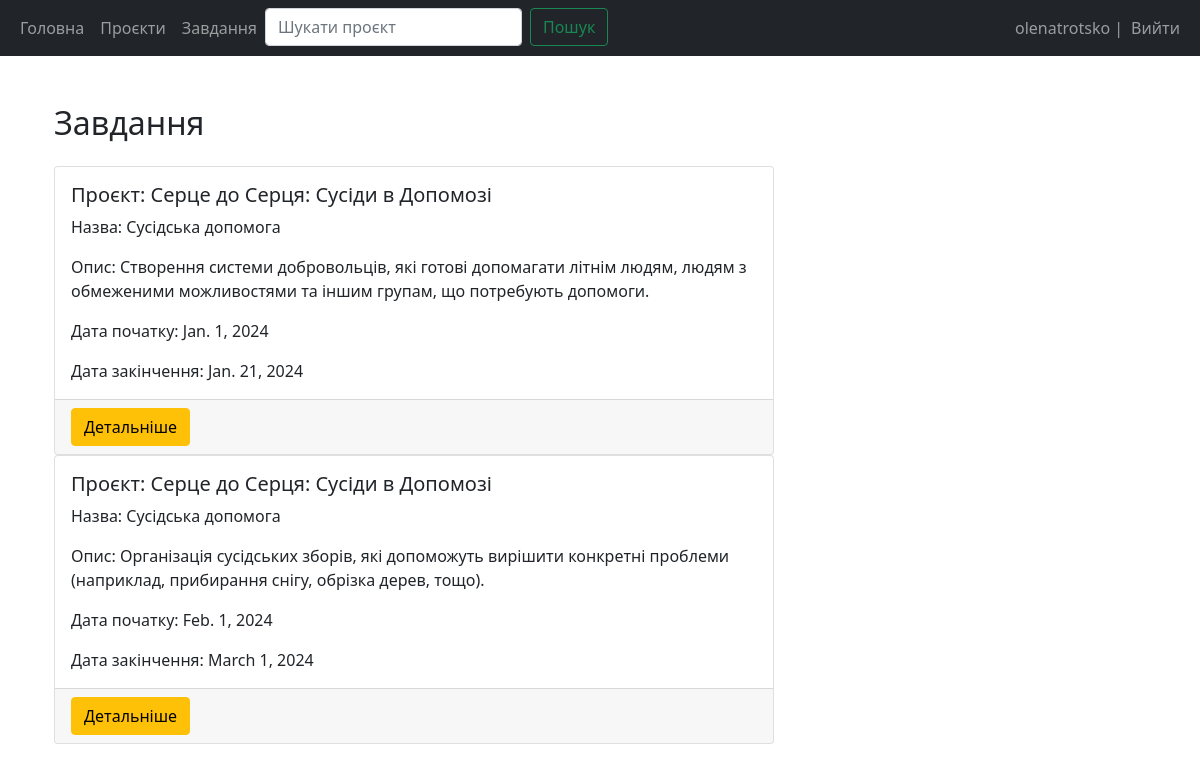
Page /view-tasks/ (signed in) on the earlier database version.
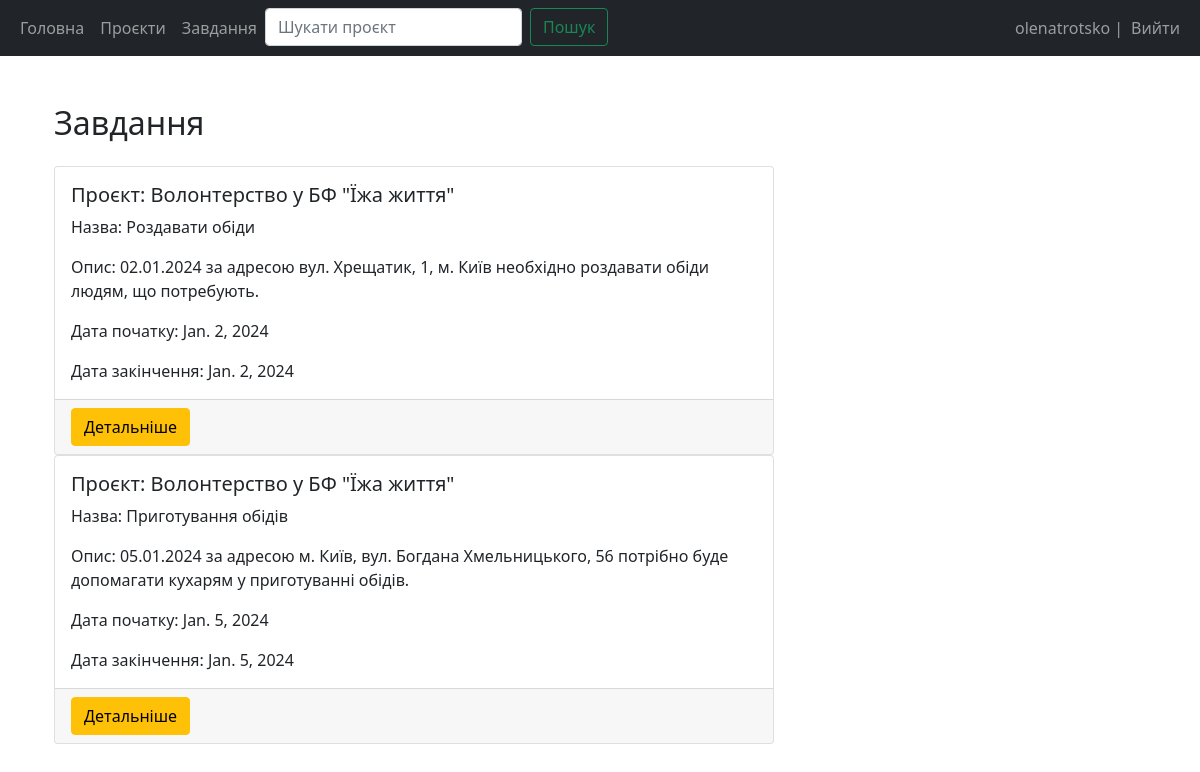
Same page on the later database version.
### main/models.py (models this page shows, shortened)
class Task(models.Model):
    project = models.ForeignKey(Project, on_delete=models.CASCADE)
    volunteer = models.ForeignKey(User, on_delete=models.CASCADE)
    name = models.CharField(max_length=100)
    description = models.TextField()
    start_date = models.DateField()
    end_date = models.DateField()

class Project(models.Model):
    class WorkType(models.TextChoices):
        SOCIAL = 'соціальна'
        MEDICAL = 'медична'
        HUMANITARIAN = 'гуманітарна'
        EDUCATIONAL = 'освітня'
        CULTURAL = 'культурна'
        SPORT = 'спортивна'
        SCIENTIFIC = 'наукова'
        OTHER = 'інша'
    name = models.CharField(max_length=100)
    description = models.TextField()
    coordinator = models.ForeignKey(User, on_delete=models.CASCADE)
    start_date = models.DateField()
    end_date = models.DateField()
    location = models.CharField(max_length=100)
    work_type = models.CharField(
        max_length=11,
        choices=WorkType.choices,
        default=WorkType.OTHER,
    )

### main/views.py (the view)
# urls.py: path('view-tasks/', views.view_tasks_volunteer, name='view_tasks_volunteer'),
@login_required(login_url='/login')
@permission_required("main.add_application", login_url="/login", raise_exception=True)
def view_tasks_volunteer(request):
    user = request.user
    tasks = Task.objects.filter(volunteer=user)
    return render(request, 'main/view_tasks_volunteer.html', {'tasks': tasks})

### main/templates/main/view_tasks_volunteer.html (shortened to what this page needs)
{% extends 'main/base.html' %}
{% block content %}
<div class="container mt-5">
    <h2 class="mb-4">Завдання</h2>
        <div class="row">
            {% for task in tasks %}
                <div class="col-md-8 mb-6">
                    <div class="card">
                        <div class="card-body">
                            <h5 class="card-title">Проєкт: {{ task.project.name }}</h5>
                            <p class="card-text">Назва: {{ task.name }}</p>
                            <p class="card-text">Опис: {{ task.description }}</p>
                            <p class="card-text">Дата початку: {{ task.start_date }}</p>
                            <p class="card-text">Дата закінчення: {{ task.end_date }}</p>
                        </div>
                        <div class="card-footer text-left">
                            <a
                                class="btn btn-warning"
                                href="{% url 'view_task' task.id %}"
                                >
                                Детальніше
                            </a>
                        </div>
                    </div>
                </div>
            {% empty %}
            <p>Завдань не знайдено.</p>
            {% endfor %}
        </div>
</div>
{% endblock %}

Differences in the rows shown:
removed Task: project.name "Серце до Серця: Сусіди в Допомозі", name "Сусідська допомога", description "Створення системи добровольців, які готові допомагати літнім людям, людям з обмеженими можливостями та іншим групам, що потребують допомоги.", start_date "Jan. 1, 2024", end_date "Jan. 21, 2024"
removed Task: project.name "Серце до Серця: Сусіди в Допомозі", name "Сусідська допомога", description "Організація сусідських зборів, які допоможуть вирішити конкретні проблеми (наприклад, прибирання снігу, обрізка дерев, тощо).", start_date "Feb. 1, 2024", end_date "March 1, 2024"
added Task: project.name "Волонтерство у БФ \"Їжа життя\"", name "Роздавати обіди", description "02.01.2024 за адресою вул. Хрещатик, 1, м. Київ необхідно роздавати обіди людям, що потребують.", start_date "Jan. 2, 2024", end_date "Jan. 2, 2024"
added Task: project.name "Волонтерство у БФ \"Їжа життя\"", name "Приготування обідів", description "05.01.2024 за адресою м. Київ, вул. Богдана Хмельницького, 56 потрібно буде допомагати кухарям у приготуванні обідів.", start_date "Jan. 5, 2024", end_date "Jan. 5, 2024"
